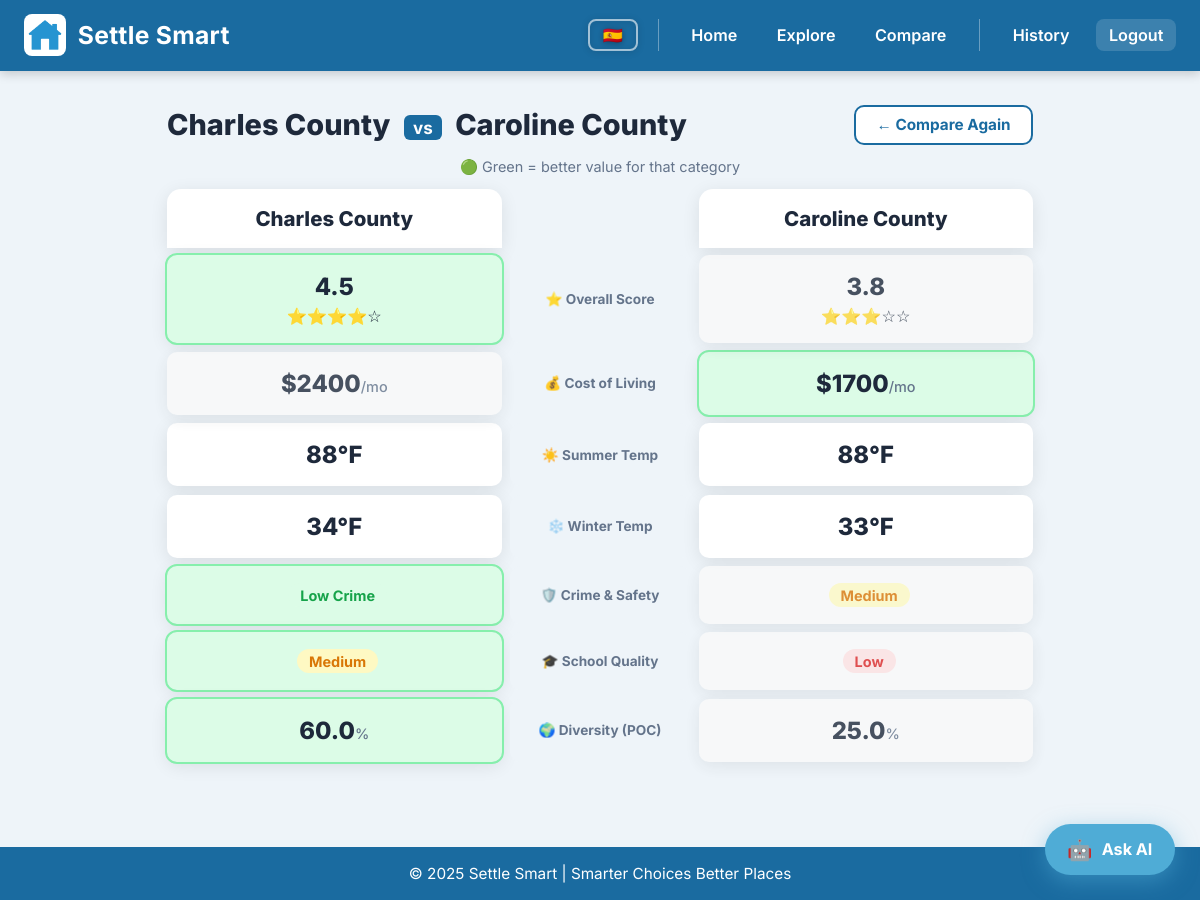
The app's page /compare?county1=Charles County&county2=Caroline County (signed in) with its own data.
### tables this page shows
CREATE TABLE counties (
            id INTEGER PRIMARY KEY AUTOINCREMENT,
            name TEXT UNIQUE NOT NULL,
            summer_temp INTEGER,
            winter_temp INTEGER,
            avg_cost_of_living INTEGER,
            crime_safety TEXT,
            school_quality TEXT,
            diversity_percent REAL,
            crime_explanation TEXT,
            school_explanation TEXT,
            race_white REAL,
            race_black REAL,
            race_hispanic REAL,
            race_asian REAL,
            race_american_indian REAL,
            race_native_hawaiian REAL,
            race_multiracial REAL,
            lat REAL,
            lng REAL
        );

### app.py (the view, shortened to what this page needs)
@app.route("/compare", methods=["GET", "POST"])
def compare():
    county1 = county2 = county1_name = county2_name = None
    if request.method == "POST":
        county1_name = request.form.get("county1")
        county2_name = request.form.get("county2")
    elif request.args.get("county1") and request.args.get("county2"):
        county1_name = request.args.get("county1")
        county2_name = request.args.get("county2")
    if county1_name: county1 = get_county_overview(county1_name)
    if county2_name: county2 = get_county_overview(county2_name)
    if county1 and county2:
        return render_template(
            "compare_result.html",
            county1=county1, county2=county2,
        )
    return render_template(
        "compare.html",
        counties=get_all_county_names(),
        county1_name=county1_name, county2_name=county2_name,
    )

### app.py (called while the page is built)
def get_db():
    conn = sqlite3.connect("settle_smart.db")
    conn.row_factory = sqlite3.Row
    return conn

@login_manager.user_loader
def load_user(user_id):
    conn = get_db()
    row = conn.execute("SELECT * FROM users WHERE id = ?", (user_id,)).fetchone()
    conn.close()
    if row:
        return User(row["id"], row["username"], row["email"])
    return None

@app.context_processor
def inject_lang():
    lang = session.get('lang', 'en')
    return {'t': TRANSLATIONS[lang], 'lang': lang}

def compute_raw_score(entry: dict) -> int:
    score = 70
    if entry["schoolQuality"] == "High":   score += 10
    elif entry["schoolQuality"] == "Low":  score -= 10
    if entry["crimeSafety"] == "Low":      score += 10
    elif entry["crimeSafety"] == "High":   score -= 10
    diversity = entry["diversityPercent"]
    score += max(0, 10 - abs(50 - diversity) // 5)
    cost = entry["averageCostOfLiving"]
    if cost <= 1900:   score += 5
    elif cost >= 3000: score -= 5
    return max(0, min(100, score))

def compute_star_score(entry: dict) -> float:
    raw = compute_raw_score(entry)
    star = round(1.0 + (raw / 100.0) * 4.0, 1)
    return star

### templates/compare_result.html (shortened to what this page needs)
<!DOCTYPE html>
<html lang="{{ lang }}">
<head>
  <link rel="stylesheet" href="{{ url_for('static', filename='style.css') }}">
</head>
<body>
  <header class="site-header">
    <div class="logo-title">
      <img src="{{ url_for('static', filename='logo.png') }}" alt="Settle Smart Logo"/>
      <h1>Settle Smart</h1>
    </div>
    <nav class="nav-links">
      <div class="lang-toggle">
        {% if lang == 'en' %}
          <a href="/set-lang/es" class="lang-btn" title="Español">🇪🇸</a>
        {% else %}
          <a href="/set-lang/en" class="lang-btn" title="English">🇺🇸</a>
        {% endif %}
      </div>
      <a href="/">{{ t.nav_home }}</a>
      <a href="/explore">{{ t.nav_explore }}</a>
      <a href="/compare">{{ t.nav_compare }}</a>
      {% if current_user.is_authenticated %}
        <a href="/history">{{ t.nav_history }}</a>
        <a href="/logout" class="nav-auth">{{ t.nav_logout }}</a>
      {% else %}
        <span class="nav-divider">|</span>
        <a href="/login" class="nav-auth">{{ t.nav_login }}</a>
      {% endif %}
    </nav>
  </header>
  <main class="compare-result-page">
    <div class="cmp-result-header">
      <h2>{{ county1.name }} <span class="vs-inline">vs</span> {{ county2.name }}</h2>
      <a href="/compare" class="cmp-again-btn">{{ t.compare_again }}</a>
    </div>
    <p class="compare-legend">{{ t.compare_legend }}</p>
    <div class="compare-header-row">
      <div class="compare-county-title">{{ county1.name }}</div>
      <div class="compare-center-label"></div>
      <div class="compare-county-title">{{ county2.name }}</div>
    </div>
    <div class="compare-table">
      <div class="compare-row">
        <div class="compare-cell left {% if county1.overall_score > county2.overall_score %}winner{% elif county1.overall_score < county2.overall_score %}loser{% endif %}">
          <span class="cmp-val">{{ county1.overall_score }}</span>
          <span class="cmp-stars">{% for i in range(1,6) %}{% if county1.overall_score >= i %}⭐{% else %}☆{% endif %}{% endfor %}</span>
        </div>
        <div class="compare-label">{{ t.cat_overall }}</div>
        <div class="compare-cell right {% if county2.overall_score > county1.overall_score %}winner{% elif county2.overall_score < county1.overall_score %}loser{% endif %}">
          <span class="cmp-val">{{ county2.overall_score }}</span>
          <span class="cmp-stars">{% for i in range(1,6) %}{% if county2.overall_score >= i %}⭐{% else %}☆{% endif %}{% endfor %}</span>
        </div>
      </div>
      <div class="compare-row">
        <div class="compare-cell left {% if county1.averageCostOfLiving < county2.averageCostOfLiving %}winner{% elif county1.averageCostOfLiving > county2.averageCostOfLiving %}loser{% endif %}">
          <span class="cmp-val">${{ county1.averageCostOfLiving }}<span class="cmp-unit">{{ t.per_month }}</span></span>
        </div>
        <div class="compare-label">{{ t.cat_cost }}</div>
        <div class="compare-cell right {% if county2.averageCostOfLiving < county1.averageCostOfLiving %}winner{% elif county2.averageCostOfLiving > county1.averageCostOfLiving %}loser{% endif %}">
          <span class="cmp-val">${{ county2.averageCostOfLiving }}<span class="cmp-unit">{{ t.per_month }}</span></span>
        </div>
      </div>
      <div class="compare-row">
        <div class="compare-cell left"><span class="cmp-val">{{ county1.summerTemp }}°F</span></div>
        <div class="compare-label">{{ t.cat_summer }}</div>
        <div class="compare-cell right"><span class="cmp-val">{{ county2.summerTemp }}°F</span></div>
      </div>
      <div class="compare-row">
        <div class="compare-cell left"><span class="cmp-val">{{ county1.winterTemp }}°F</span></div>
        <div class="compare-label">{{ t.cat_winter }}</div>
        <div class="compare-cell right"><span class="cmp-val">{{ county2.winterTemp }}°F</span></div>
      </div>
      {% set crime_order = {"Low": 1, "Medium": 2, "High": 3} %}
      <div class="compare-row">
        <div class="compare-cell left {% if crime_order[county1.crimeSafety] < crime_order[county2.crimeSafety] %}winner{% elif crime_order[county1.crimeSafety] > crime_order[county2.crimeSafety] %}loser{% endif %}">
          {% if county1.crimeSafety == "Low" %}<span class="badge-pill pill-low">{{ t.pill_low_crime }}</span>
          {% elif county1.crimeSafety == "Medium" %}<span class="badge-pill pill-medium">{{ t.pill_medium }}</span>
          {% else %}<span class="badge-pill pill-high-crime">{{ t.pill_high_crime }}</span>{% endif %}
        </div>
        <div class="compare-label">{{ t.cat_crime }}</div>
        <div class="compare-cell right {% if crime_order[county2.crimeSafety] < crime_order[county1.crimeSafety] %}winner{% elif crime_order[county2.crimeSafety] > crime_order[county1.crimeSafety] %}loser{% endif %}">
          {% if county2.crimeSafety == "Low" %}<span class="badge-pill pill-low">{{ t.pill_low_crime }}</span>
          {% elif county2.crimeSafety == "Medium" %}<span class="badge-pill pill-medium">{{ t.pill_medium }}</span>
          {% else %}<span class="badge-pill pill-high-crime">{{ t.pill_high_crime }}</span>{% endif %}
        </div>
      </div>
      {% set school_order = {"High": 1, "Medium": 2, "Low": 3} %}
      <div class="compare-row">
        <div class="compare-cell left {% if school_order[county1.schoolQuality] < school_order[county2.schoolQuality] %}winner{% elif school_order[county1.schoolQuality] > school_order[county2.schoolQuality] %}loser{% endif %}">
          {% if county1.schoolQuality == "High" %}<span class="badge-pill pill-low">{{ t.pill_high }}</span>
          {% elif county1.schoolQuality == "Medium" %}<span class="badge-pill pill-medium">{{ t.pill_medium }}</span>
          {% else %}<span class="badge-pill pill-high-crime">{{ t.pill_low }}</span>{% endif %}
        </div>
        <div class="compare-label">{{ t.cat_school }}</div>
        <div class="compare-cell right {% if school_order[county2.schoolQuality] < school_order[county1.schoolQuality] %}winner{% elif school_order[county2.schoolQuality] > school_order[county1.schoolQuality] %}loser{% endif %}">
          {% if county2.schoolQuality == "High" %}<span class="badge-pill pill-low">{{ t.pill_high }}</span>
          {% elif county2.schoolQuality == "Medium" %}<span class="badge-pill pill-medium">{{ t.pill_medium }}</span>
          {% else %}<span class="badge-pill pill-high-crime">{{ t.pill_low }}</span>{% endif %}
        </div>
      </div>
      <div class="compare-row">
        <div class="compare-cell left {% if county1.diversityPercent > county2.diversityPercent %}winner{% elif county1.diversityPercent < county2.diversityPercent %}loser{% endif %}">
          <span class="cmp-val">{{ county1.diversityPercent }}<span class="cmp-unit">%</span></span>
        </div>
        <div class="compare-label">{{ t.cat_diversity }}</div>
        <div class="compare-cell right {% if county2.diversityPercent > county1.diversityPercent %}winner{% elif county2.diversityPercent < county1.diversityPercent %}loser{% endif %}">
          <span class="cmp-val">{{ county2.diversityPercent }}<span class="cmp-unit">%</span></span>
        </div>
      </div>
    </div>
  </main>
  <footer>{{ t.footer }}</footer>
  <a href="/assistant" class="ai-fab">
    <span class="fab-icon">🤖</span> {{ t.ask_ai }}
  </a>
</body>
</html>

### static/style.css (style rules this page uses)
* { box-sizing: border-box; margin: 0; padding: 0; }
:root { --brand: #1a6ba0; --brand-d: #124f7a; --ink: #1e293b; --bg: #eef4f9; --panel: #ffffff; --muted: #64748b; --ring: rgba(26,107,160,.25); --green: #16a34a; --yellow: #d97706; --red: #dc2626; --radius: 14px; --shadow: 0 4px 18px rgba(0,0,0,.09); }
html, body { font-size: 17px; font-family: 'Inter', 'Segoe UI', sans-serif; color: var(--ink); background: var(--bg); }
header, .site-header { background: var(--brand); color: #fff; padding: .85rem 1.4rem; display: flex; align-items: center; justify-content: space-between; gap: 1rem; box-shadow: 0 3px 10px rgba(0,0,0,.18); position: sticky; top: 0; z-index: 100; }
.brand, .logo-title { display: flex; align-items: center; gap: 12px; text-decoration: none; color: inherit; }
.brand img, .logo-title img { height: 42px; border-radius: 8px; }
.brand-text .title, .logo-title h1 { font-size: 1.45rem; font-weight: 700; letter-spacing: .3px; margin: 0; }
.nav-links { display: flex; gap: 14px; }
.nav-links a, .backlink { color: #fff; text-decoration: none; font-weight: 600; font-size: .95rem; padding: .35rem .75rem; border-radius: 8px; transition: background .2s; }
.badge-pill { display: inline-block; padding: .2rem .7rem; border-radius: 999px; font-size: .85rem; font-weight: 700; margin-left: .4rem; }
.pill-low { background: #dcfce7; color: var(--green); }
.pill-medium { background: #fef9c3; color: var(--yellow); }
.pill-high-crime { background: #fee2e2; color: var(--red); }
.compare-result-page { max-width: 900px; margin: 0 auto; padding: 2rem 1rem 5rem; }
.cmp-result-header { display: flex; align-items: center; justify-content: space-between; flex-wrap: wrap; gap: 1rem; margin-bottom: .75rem; }
.cmp-result-header h2 { font-size: 1.7rem; font-weight: 800; color: var(--ink); }
.vs-inline { font-size: 1rem; font-weight: 700; color: #fff; background: var(--brand); padding: .15rem .55rem; border-radius: 6px; margin: 0 .4rem; vertical-align: middle; }
.cmp-again-btn { background: var(--panel); color: var(--brand); border: 2px solid var(--brand); padding: .5rem 1.2rem; border-radius: 10px; font-weight: 700; font-size: .9rem; text-decoration: none; transition: background .2s, color .2s; }
.compare-header-row { display: grid; grid-template-columns: 1fr 180px 1fr; gap: .5rem; margin-bottom: .4rem; }
.compare-county-title { font-size: 1.2rem; font-weight: 800; color: var(--ink); text-align: center; background: var(--panel); border-radius: var(--radius) var(--radius) 0 0; padding: 1rem; box-shadow: var(--shadow); }
.compare-table { display: flex; flex-direction: column; gap: .5rem; }
.compare-row { display: grid; grid-template-columns: 1fr 180px 1fr; gap: .5rem; align-items: stretch; }
.compare-cell { background: var(--panel); border-radius: 10px; padding: 1rem 1.2rem; display: flex; flex-direction: column; align-items: center; justify-content: center; gap: .3rem; box-shadow: var(--shadow); transition: background .2s; }
.compare-cell.winner { background: #dcfce7; outline: 2px solid #86efac; }
.compare-cell.loser { background: #fafafa; opacity: .8; }
.compare-label { background: var(--bg); border-radius: 10px; display: flex; align-items: center; justify-content: center; text-align: center; font-size: .8rem; font-weight: 700; color: var(--muted); padding: .5rem .4rem; }
.cmp-val { font-size: 1.4rem; font-weight: 800; color: var(--ink); }
.cmp-unit { font-size: .85rem; font-weight: 500; color: var(--muted); }
.cmp-stars { font-size: .95rem; }
.compare-legend { margin-bottom: .8rem; text-align: center; color: var(--muted); font-size: .85rem; }
.ai-fab { position: fixed; bottom: 1.5rem; right: 1.5rem; z-index: 999; display: flex; align-items: center; gap: .55rem; background: #4facd6; color: #fff; text-decoration: none; font-weight: 700; font-size: .95rem; padding: .75rem 1.3rem; border-radius: 999px; box-shadow: 0 6px 22px rgba(79,172,214,.5); transition: background .2s, transform .2s, box-shadow .2s; }
.ai-fab .fab-icon { font-size: 1.2rem; }
footer { background: var(--brand); color: #fff; text-align: center; padding: 1rem; font-size: .9rem; }
.nav-auth { background: rgba(255,255,255,.15); border-radius: 8px; }
.lang-toggle { display: flex; }
.lang-btn { text-decoration: none; font-size: 1.9rem; line-height: 1; padding: .18rem .22rem; border-radius: 8px; display: flex; align-items: center; border: 2px solid rgba(255,255,255,.6); transition: transform .15s, border-color .15s; filter: drop-shadow(0 1px 3px rgba(0,0,0,.35)); }

### records on screen
counties: name "Charles County", averageCostOfLiving "2400", diversityPercent "60.0"
counties: name "Caroline County", averageCostOfLiving "1700", diversityPercent "25.0"

### other values on screen
{{ t.nav_home }} "Home"
{{ t.nav_explore }} "Explore"
{{ t.nav_compare }} "Compare"
{{ t.nav_history }} "History"
{{ t.nav_logout }} "Logout"
{{ t.compare_again }} "← Compare Again"
{{ t.compare_legend }} "🟢 Green = better value for that category"
{{ county1.overall_score }} "4.5"
{{ t.cat_overall }} "⭐ Overall Score"
{{ county2.overall_score }} "3.8"
{{ t.per_month }} "/mo"
{{ t.cat_cost }} "💰 Cost of Living"
{{ county1.summerTemp }} "88"
{{ t.cat_summer }} "☀️ Summer Temp"
{{ county2.summerTemp }} "88"
